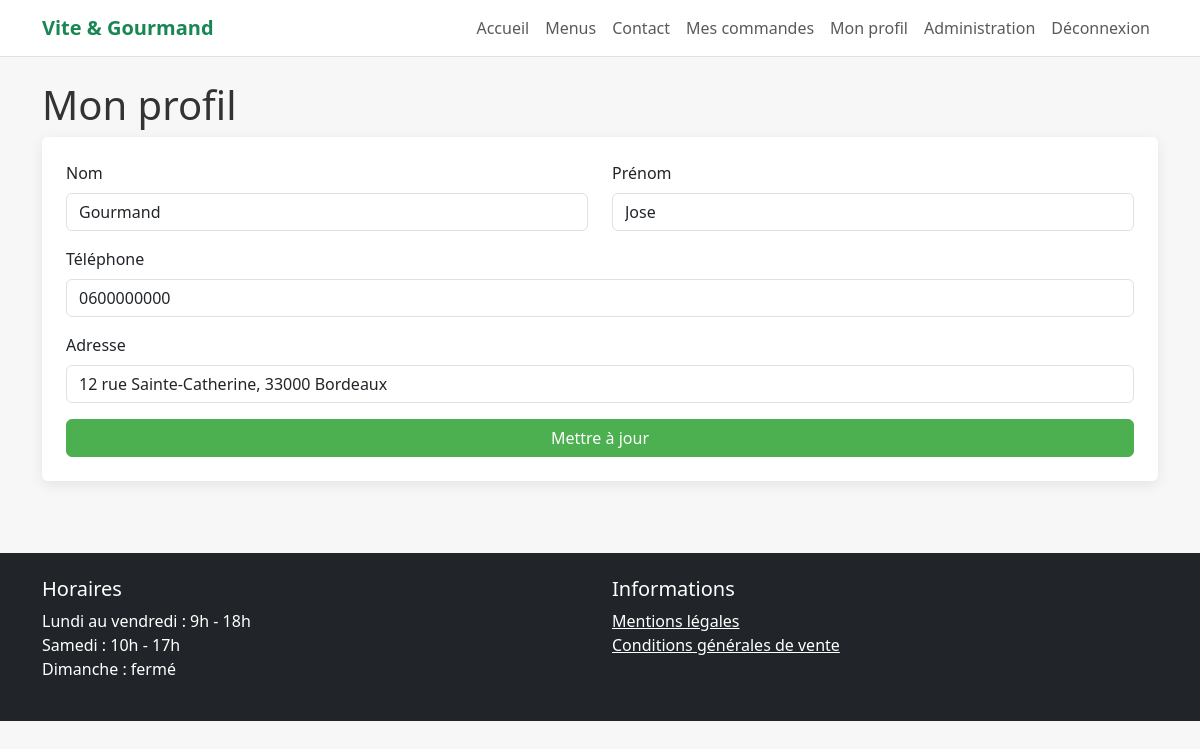
/user/profile (signed in), run on the app's committed database.
### tables this page shows
CREATE TABLE utilisateur (
  id_utilisateur INT AUTO_INCREMENT PRIMARY KEY,
  id_role INT NOT NULL,
  nom VARCHAR(100) NOT NULL,
  prenom VARCHAR(100) NOT NULL,
  email VARCHAR(180) NOT NULL UNIQUE,
  telephone VARCHAR(20) NOT NULL,
  adresse VARCHAR(255) NOT NULL,
  mot_de_passe_hash VARCHAR(255) NOT NULL,
  actif BOOLEAN NOT NULL DEFAULT TRUE,
  date_creation DATETIME NOT NULL DEFAULT CURRENT_TIMESTAMP,
  CONSTRAINT fk_utilisateur_role
    FOREIGN KEY (id_role) REFERENCES role(id_role)
);

### app/core/Controller.php (called while the page is built, shortened)
<?php
class Controller
{
    protected function view(string $view, array $data = []): void
    {
        extract($data);
        require __DIR__ . '/../views/layouts/header.php';
        require __DIR__ . '/../views/' . $view . '.php';
        require __DIR__ . '/../views/layouts/footer.php';
    }
}

### app/controllers/UserController.php (called while the page is built, shortened)
<?php
class UserController extends Controller
{
    public function profile(): void
    {
        $this->view('user/profile', ['user' => User::find($_SESSION['user']['id'])]);
    }
}

### app/core/Router.php (called while the page is built, shortened)
<?php
class Router
{
    private array $routes = [];
    public function get(string $path, array $action): void
    {
        $this->routes['GET'][$path] = $action;
    }
    public function post(string $path, array $action): void
    {
        $this->routes['POST'][$path] = $action;
    }
    public function dispatch(string $method, string $uri): void
    {
        $path = parse_url($uri, PHP_URL_PATH);
        [$controllerClass, $methodName] = $this->routes[$method][$path];
        $controller = new $controllerClass();
        $controller->$methodName();
    }
}

### public/index.php (called while the page is built, shortened)
<?php
require_once __DIR__ . '/../app/core/Database.php';
require_once __DIR__ . '/../app/core/Controller.php';
require_once __DIR__ . '/../app/core/Router.php';
require_once __DIR__ . '/../app/core/Security.php';
$router = new Router();
$router->get('/', [HomeController::class, 'index']);
$router->get('/menus', [MenuController::class, 'index']);
$router->get('/menu', [MenuController::class, 'show']);
$router->get('/login', [AuthController::class, 'loginForm']);
$router->post('/login', [AuthController::class, 'login']);
$router->get('/register', [AuthController::class, 'registerForm']);
$router->post('/register', [AuthController::class, 'register']);
$router->get('/logout', [AuthController::class, 'logout']);
$router->get('/contact', [ContactController::class, 'form']);
$router->post('/contact', [ContactController::class, 'send']);
$router->get('/orders/create', [OrderController::class, 'create']);
$router->post('/orders/store', [OrderController::class, 'store']);
$router->get('/user/orders', [UserController::class, 'orders']);
$router->get('/employee/dashboard', [EmployeeController::class, 'dashboard']);
$router->get('/employee/menus', [EmployeeController::class, 'menus']);
$router->get('/employee/menu-create', [EmployeeController::class, 'createMenu']);
$router->post('/employee/menu-store', [EmployeeController::class, 'storeMenu']);
$router->get('/employee/orders', [EmployeeController::class, 'orders']);
$router->post('/employee/order-status', [EmployeeController::class, 'updateOrderStatus']);
$router->get('/admin/dashboard', [AdminController::class, 'dashboard']);
$router->get('/admin/employees', [AdminController::class, 'employees']);
$router->post('/admin/employees/store', [AdminController::class, 'storeEmployee']);
$router->post('/admin/employees/toggle', [AdminController::class, 'toggleEmployee']);
$router->get('/api/menus', [ApiController::class, 'menus']);
$router->get('/password/forgot', [PasswordController::class, 'forgotForm']);
$router->post('/password/forgot', [PasswordController::class, 'sendLink']);
$router->get('/password/reset', [PasswordController::class, 'resetForm']);
$router->post('/password/reset', [PasswordController::class, 'reset']);
$router->get('/employee/menu-edit', [EmployeeController::class, 'editMenu']);
$router->post('/employee/menu-update', [EmployeeController::class, 'updateMenu']);
$router->post('/employee/menu-delete', [EmployeeController::class, 'deleteMenu']);
$router->get('/employee/plates', [PlateController::class, 'index']);
$router->post('/employee/plates/store', [PlateController::class, 'store']);
$router->post('/employee/plates/delete', [PlateController::class, 'delete']);
$router->get('/employee/hours', [HoursController::class, 'index']);
$router->post('/employee/hours/update', [HoursController::class, 'update']);
$router->get('/employee/contacts', [EmployeeController::class, 'contacts']);
$router->post('/employee/contact-treated', [EmployeeController::class, 'markContactTreated']);
$router->post('/user/order-cancel', [UserController::class, 'cancelOrder']);
$router->get('/user/profile', [UserController::class, 'profile']);
$router->post('/user/profile-update', [UserController::class, 'updateProfile']);
$router->get('/admin/stats.json', [AdminController::class, 'statsJson']);
$router->post('/user/review', [ReviewController::class, 'store']);
$router->get('/employee/reviews', [EmployeeController::class, 'reviews']);
$router->post('/employee/review-validate', [EmployeeController::class, 'validateReview']);
$router->dispatch($_SERVER['REQUEST_METHOD'], $_SERVER['REQUEST_URI']);

### app/core/Database.php (called while the page is built, shortened)
<?php
class Database
{
    private static ?PDO $pdo = null;
    public static function getConnection(): PDO
    {
        if (self::$pdo === null) {
            $host = getenv('DB_HOST') ?: '127.0.0.1';
            $dbname = getenv('DB_NAME') ?: 'vite_gourmand';
            $user = getenv('DB_USER') ?: 'root';
            $password = getenv('DB_PASSWORD') ?: '';
            $dsn = "mysql:host={$host};dbname={$dbname};charset=utf8mb4";
            self::$pdo = new PDO($dsn, $user, $password, [
                PDO::ATTR_ERRMODE => PDO::ERRMODE_EXCEPTION,
                PDO::ATTR_DEFAULT_FETCH_MODE => PDO::FETCH_ASSOC,
            ]);
        }
        return self::$pdo;
    }
}

### app/models/User.php (called while the page is built, shortened)
<?php
class User
{
    public static function find(int $id): ?array
    {
        $stmt = Database::getConnection()->prepare("SELECT * FROM utilisateur WHERE id_utilisateur = :id");
        $stmt->execute(['id' => $id]);
        $user = $stmt->fetch();
        return $user ?: null;
    }
}

### app/core/Security.php (called while the page is built, shortened)
<?php
class Security
{
    public static function e(string $value): string
    {
        return htmlspecialchars($value, ENT_QUOTES, 'UTF-8');
    }
}

### app/views/user/profile.php (the view, shortened to what this page needs)
<h1>Mon profil</h1>
<form method="post" action="/user/profile-update" class="card p-4">
    <div class="row">
        <div class="col-md-6 mb-3"><label class="form-label">Nom</label><input name="nom" class="form-control" value="<?= Security::e($user['nom']) ?>" required></div>
        <div class="col-md-6 mb-3"><label class="form-label">Prénom</label><input name="prenom" class="form-control" value="<?= Security::e($user['prenom']) ?>" required></div>
    </div>
    <div class="mb-3"><label class="form-label">Téléphone</label><input name="telephone" class="form-control" value="<?= Security::e($user['telephone']) ?>" required></div>
    <div class="mb-3"><label class="form-label">Adresse</label><input name="adresse" class="form-control" value="<?= Security::e($user['adresse']) ?>" required></div>
    <button class="btn btn-success">Mettre à jour</button>
</form>

### public/assets/css/style.css (style rules this page uses)
body { background: #f7f7f7; color: #333; }
.card { border: 0; box-shadow: 0 4px 14px rgba(0,0,0,.08); }
.btn-success { background-color: #4CAF50; border-color: #4CAF50; }

### data on the page
utilisateur: nom "Gourmand", prenom "Jose", telephone "0600000000", adresse "12 rue Sainte-Catherine, 33000 Bordeaux"
